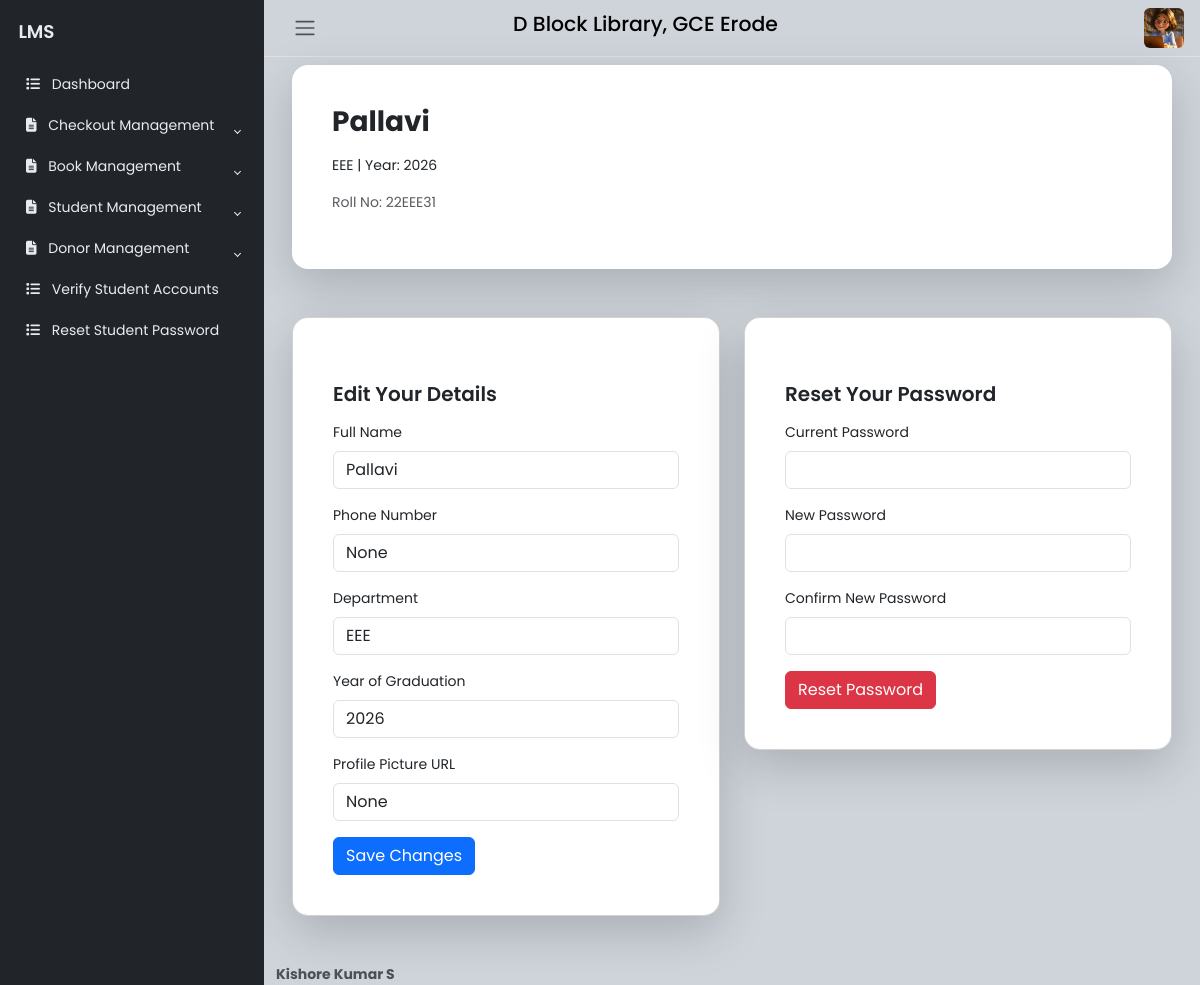
Screenshot of /stu/profile (signed in) with the database file from the repository.
### website/models.py (models this page shows, shortened)
class User(db.Model, UserMixin):
    __tablename__ = 'user'
    id = Column(Integer, primary_key=True)
    email = Column(String(150), unique=True, nullable=False)
    role = Column(String(50), nullable=False)
    password = Column(String(150), nullable=False)
    name = Column(String(150), nullable=False)
    roll_number = Column(Integer, unique=True, nullable=True)
    phone_number = Column(String(20), nullable=True)
    department = Column(String(150), nullable=True)
    year_of_graduation = Column(Integer, nullable=True)
    is_verified = Column(Boolean, default=False)
    created_at = Column(DateTime, default=lambda: datetime.now(timezone.utc), nullable=True)
    verified_at = Column(DateTime, nullable=True)
    rejected_at = Column(DateTime, nullable=True)
    deleted = Column(Boolean, default=False)
    profile_picture_url = Column(String(255), nullable=True)
    books = relationship('Book', back_populates='student')
    borrowed_books = relationship('BorrowedBook', back_populates='student')

### website/stu.py (the view, shortened to what this page needs)
@stu.route('/profile', methods=['GET', 'POST'])
@login_required
def profile():
    user = User.query.get(current_user.id)
    if not user:
        flash("User not found. Please login again.", "danger")
        return redirect(url_for('auth.logout'))
    return render_template("Profile.html", user=user)

### website/templates/Profile.html (shortened to what this page needs)
{% if current_user.role == 'Student' %}
    {% extends "StudentHome.html" %}
{% else %}
    {% extends "LibrarianHome.html" %}
{% endif %}
{% block Main %}
<main class="content px-3 py-2" id="profilecontent">
    <div class="container-fluid">
        <div class="row mb-4">
            <div class="col-12">
                <div class="card bg-gradient shadow-lg border-0 rounded-4 p-4">
                    <div class="card-body d-flex flex-column flex-md-row align-items-center gap-4">
                        <div class="text-center text-md-start">
                            <h3 class="fw-bold mb-3 text-theme">{{ user.name }}</h3>
                            <p class="text-theme">{{ user.department }} | Year: {{ user.year_of_graduation }}</p>
                            <p class="text-muted">Roll No: {{ user.roll_number }}</p>
                        </div>
                    </div>
                </div>
            </div>
        </div>
        <div class="row gy-4">
            <div class="col-12 col-md-6">
                <div class="card glass-card p-4 shadow-lg rounded-4">
                    <div class="card-body">
                        <h5 class="fw-semibold text-theme mt-4 mb-3">Edit Your Details</h5>
                        <form method="POST" enctype="multipart/form-data">
                            <div class="mb-3">
                                <label for="name" class="form-label">Full Name</label>
                                <input type="text" class="form-control glass-input" id="name" name="name" value="{{ user.name }}" required>
                            </div>
                            <div class="mb-3">
                                <label for="phone_number" class="form-label">Phone Number</label>
                                <input type="text" class="form-control glass-input" id="phone_number" name="phone" value="{{ user.phone_number }}">
                            </div>
                            <div class="mb-3">
                                <label for="department" class="form-label">Department</label>
                                <input type="text" class="form-control glass-input" id="department" name="department" value="{{ user.department }}">
                            </div>
                            <div class="mb-3">
                                <label for="year_of_graduation" class="form-label">Year of Graduation</label>
                                <input type="number" class="form-control glass-input" id="year_of_graduation" name="year_of_graduation" value="{{ user.year_of_graduation }}">
                            </div>
                            <div class="mb-3">
                                <label for="profile_picture_url" class="form-label">Profile Picture URL</label>
                                <input type="text" class="form-control glass-input" id="profile_picture_url" name="profile_picture_url" value="{{ user.profile_picture_url }}">
                            </div>
                            <button type="submit" name="update_details" class="btn btn-primary glass-btn">Save Changes</button>
                        </form>
                    </div>
                </div>
            </div>
            <div class="col-12 col-md-6">
                <div class="card glass-card p-4 shadow-lg rounded-4">
                    <div class="card-body">
                        <h5 class="fw-semibold text-theme mt-4 mb-3">Reset Your Password</h5>
                        <form method="POST">
                            <div class="mb-3">
                                <label for="current_password" class="form-label">Current Password</label>
                                <input type="password" class="form-control glass-input" id="current_password" name="current_password" required>
                            </div>
                            <div class="mb-3">
                                <label for="new_password" class="form-label">New Password</label>
                                <input type="password" class="form-control glass-input" id="new_password" name="new_password" required>
                            </div>
                            <div class="mb-3">
                                <label for="confirm_password" class="form-label">Confirm New Password</label>
                                <input type="password" class="form-control glass-input" id="confirm_password" name="confirm_password" required>
                            </div>
                            <button type="submit" name="reset_password" class="btn btn-danger glass-btn">Reset Password</button>
                        </form>
                    </div>
                </div>
            </div>
        </div>
    </div>
</main>
{% endblock %}

### website/static/css/BaseFormat.css (style rules this page uses)
body { font-family: 'Poppins', sans-serif; font-size: 0.875rem; opacity: 1; overflow-y: scroll; margin: 0; }
.content { flex: 1; max-width: 100vw; width: 100vw; }
@media (min-width:768px) { .content { max-width: auto; width: auto; } }
.card { box-shadow: 0 0 .875rem 0 rgba(34, 46, 60, .05); margin-bottom: 24px; }

### website/templates/Profile.html (style rules this page uses)
.text-theme { color: #212529; }

### rows the page displays
User: name "Pallavi", department "EEE", year_of_graduation "2026", roll_number "22EEE31", phone "None", profile_picture_url "None"
